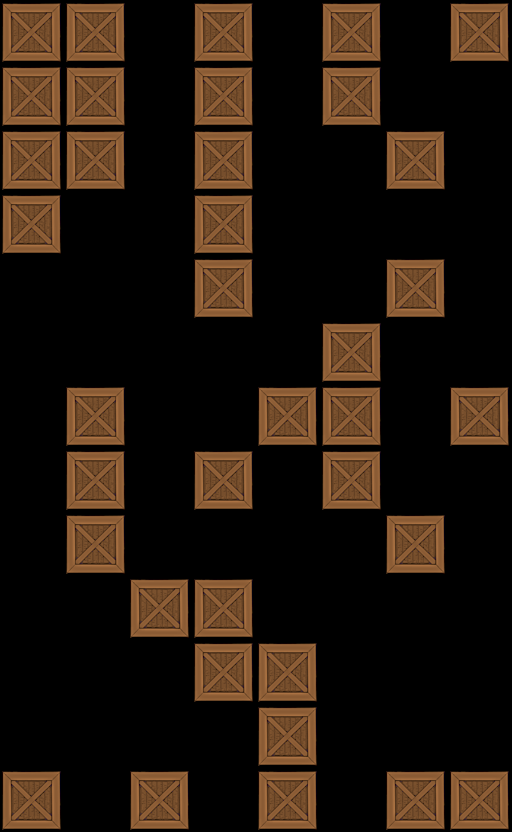

A 2D game scene composited from a Tiled map and its tileset images. What follows is a short description and the map's XML, with each tile layer's data collapsed to a summary:
An orthogonal 8x13 tile map with 64x64 px tiles, 1 tile layer (Tile Layer 1).

<map version="1.0" orientation="orthogonal" width="8" height="13" tilewidth="64" tileheight="64">
 <tileset firstgid="1" name="crate" tilewidth="64" tileheight="64">
  <image source="../../crate2.png" width="64" height="64" />
 </tileset>
 <layer name="Tile Layer 1" width="8" height="13">
  <data>[104 cells, 37 non-empty, 1 distinct tile ids]</data>
 </layer>
</map>
